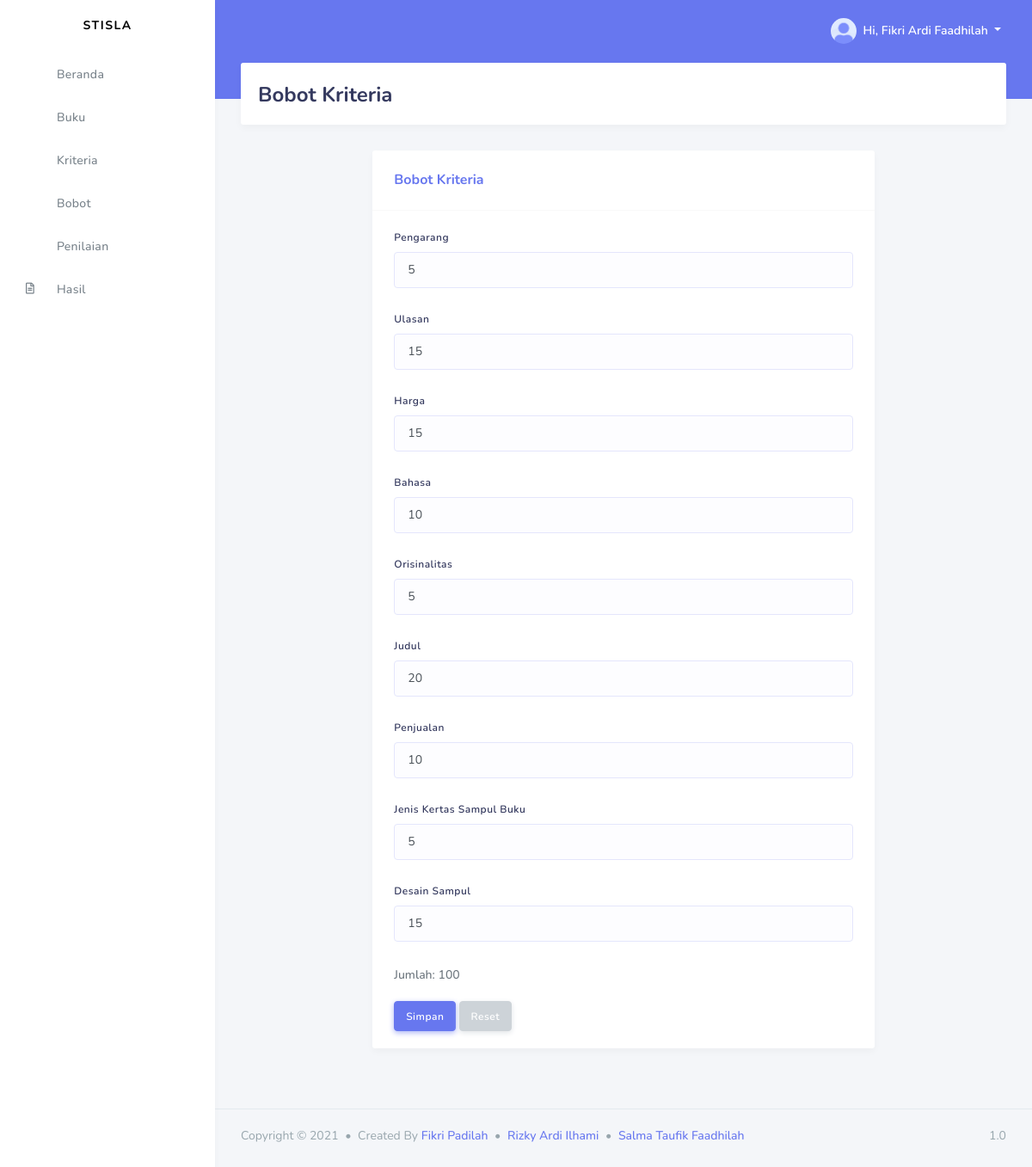
The page /?page=bobot (signed in) on the database its author committed.
### tables this page shows
CREATE TABLE `bobot_kriteria` (
  `id` int(11) NOT NULL,
  `kriteria_id` int(11) NOT NULL,
  `bobot` float NOT NULL
);

CREATE TABLE `kriteria` (
  `id` int(11) NOT NULL,
  `nama` varchar(30) NOT NULL,
  `atribut` enum('Benefit','Cost') NOT NULL
);

### page/bobot.php (the view, shortened to what this page needs)
<div class="section-header">
  <h1>Bobot Kriteria</h1>
</div>
<div class="section-body">
  <div class="row">
    <div class="col-lg-8 col-md-12 col-12 col-sm-12 offset-lg-2">
      <?php
      $query = "SELECT * FROM bobot_kriteria";
      $execute = $konek->query($query);
      if ($execute->num_rows > 0) :
      ?>
        <form method="post" action="./proses/ubah.php" class="needs-validation" id="form" novalidate="" enctype="multipart/form-data">
          <div class="card">
            <div class="card-header">
              <h4>Bobot Kriteria</h4>
            </div>
            <div class="card-body pb-0">
              <?php
              $query = "SELECT bobot_kriteria.*, kriteria.nama as kriteria FROM bobot_kriteria INNER JOIN kriteria ON kriteria.id = bobot_kriteria.kriteria_id";
              $execute = $konek->query($query);
              if ($execute->num_rows > 0) :
                while ($data = $execute->fetch_array(MYSQLI_ASSOC)) :
              ?>
                  <div class="form-group">
                    <label><?= $data['kriteria']; ?></label>
                    <input type="text" name="bobot[]" id="nilai" class="form-control" required value="<?= $data['bobot']; ?>">
                  </div>
              <?php
                endwhile;
              endif;
              ?>
              <?php
              $query = "SELECT SUM(bobot) as bobot FROM bobot_kriteria";
              $execute = $konek->query($query);
              if ($execute->num_rows > 0) :
                $sum = $execute->fetch_row();
              ?>
                <p>Jumlah: <?= $sum[0]; ?></p>
              <?php
              endif;
              ?>
            </div>
            <div class="card-footer pt-0">
              <button class="btn btn-primary" id="buttonsimpan" type="submit">Simpan</button>
              <button class="btn btn-secondary" id="buttonreset" type="reset">Reset</button>
            </div>
          </div>
        </form>
      <?php
      endif;
      ?>
    </div>
  </div>
</div>

### rows shown on the page
bobot_kriteria: kriteria.nama "Pengarang", bobot "5"
bobot_kriteria: kriteria.nama "Ulasan", bobot "15"
bobot_kriteria: kriteria.nama "Harga", bobot "15"
bobot_kriteria: kriteria.nama "Bahasa", bobot "10"
bobot_kriteria: kriteria.nama "Orisinalitas", bobot "5"
bobot_kriteria: kriteria.nama "Judul", bobot "20"
bobot_kriteria: kriteria.nama "Penjualan", bobot "10"
bobot_kriteria: kriteria.nama "Jenis Kertas Sampul Buku", bobot "5"
bobot_kriteria: kriteria.nama "Desain Sampul", bobot "15"

### other values the page prints
$sum[0] "100"
